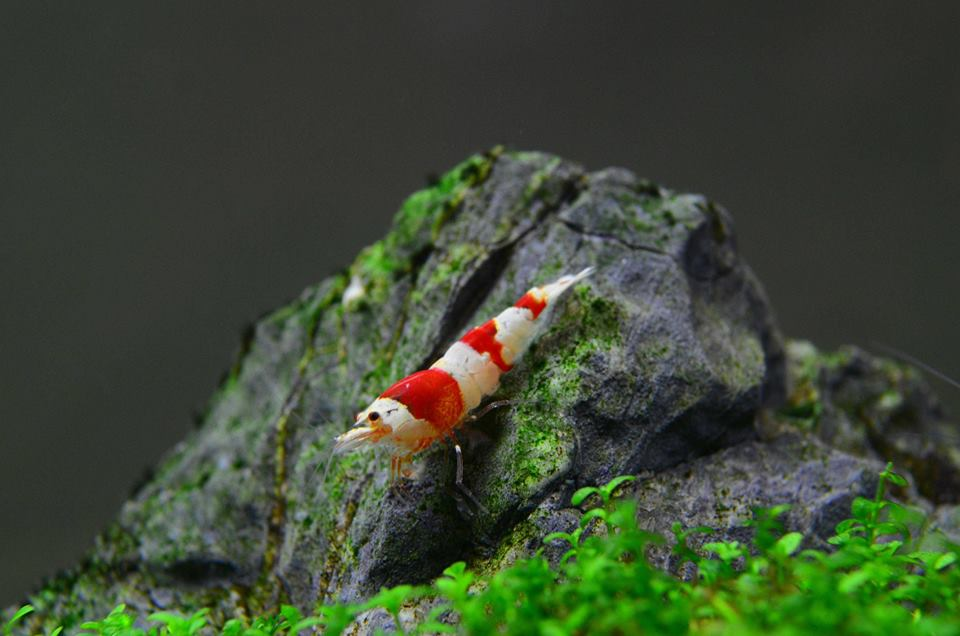
#> input picture buoi2/anh1.jpg, 960 x 636 px
$ python histogram.py
#> lines starting #> are read from the running program, lines starting #| are printed output that depends on the picture
import cv2
import numpy as np
from matplotlib import pyplot as plt
img = cv2.imread("anh1.jpg")
#> img is the input picture: shape (636, 960, 3); mean B, G, R 52.4, 72.2, 60.8
img = cv2.resize(img,(300,300))
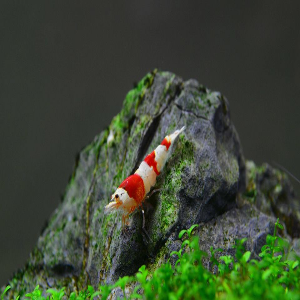
#> img: shape (300, 300, 3); mean B, G, R 52.3, 72.1, 60.7
b, g, r = cv2.split(img)
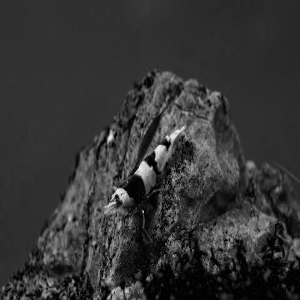
#> b: shape (300, 300); min 0, max 242, mean 52.3
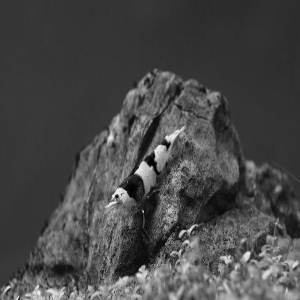
#> g: shape (300, 300); min 0, max 249, mean 72.1
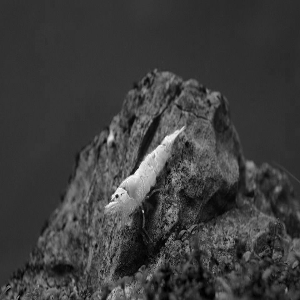
#> r: shape (300, 300); min 0, max 254, mean 60.7
cv2.imshow("img", img)
cv2.imshow("b", b)
cv2.imshow("g", g)
cv2.imshow("r", r)
plt.hist(b.ravel(), 256, [0, 256])
plt.hist(g.ravel(), 256, [0, 256])
plt.hist(r.ravel(), 256, [0, 256])
plt.show()
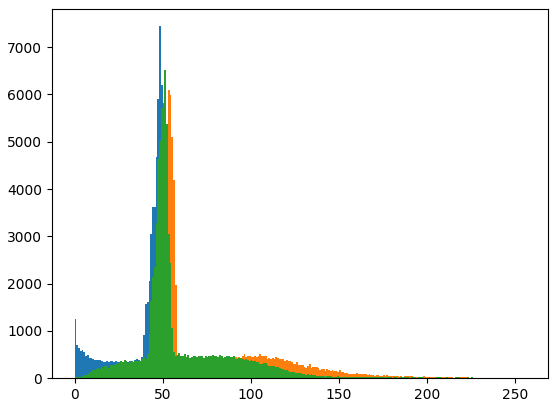
#> figure drawn by matplotlib, 1 panel; tallest bar 7444 high, from x = 48 to 49; tallest bar 6090 high, from x = 53 to 54; tallest bar 6508 high, from x = 51 to 52

$ run again, with buoi2/rwwNX.jpg copied over buoi2/anh1.jpg
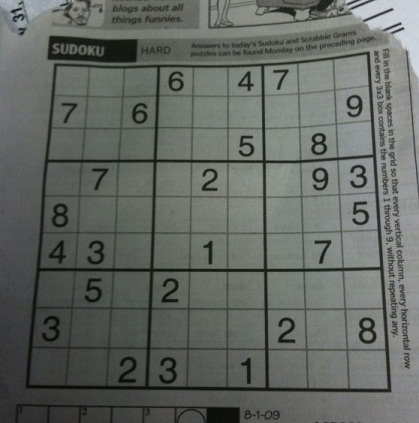
#> input picture buoi2/rwwNX.jpg, 419 x 423 px
#> img is the input picture: shape (423, 419, 3); mean B, G, R 98.9, 103.6, 99.4
#> img: shape (300, 300, 3)
#> `b, g, r = cv2.split(img)`:
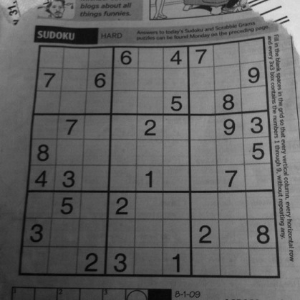
#> b: shape (300, 300); min 4, max 226, mean 98.8
#> `plt.show()`:
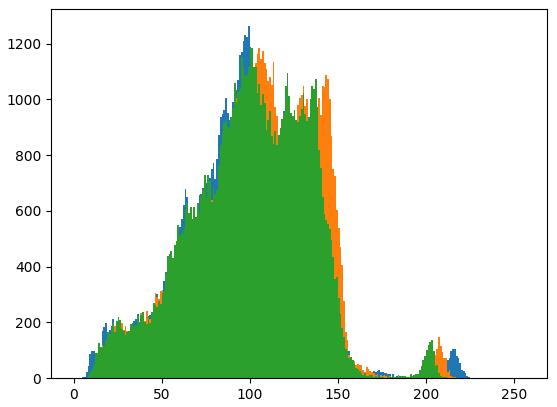
#> figure drawn by matplotlib, 1 panel; tallest bar 1263 high, from x = 99 to 100; tallest bar 1185 high, from x = 105 to 106; tallest bar 1190 high, from x = 100 to 101
